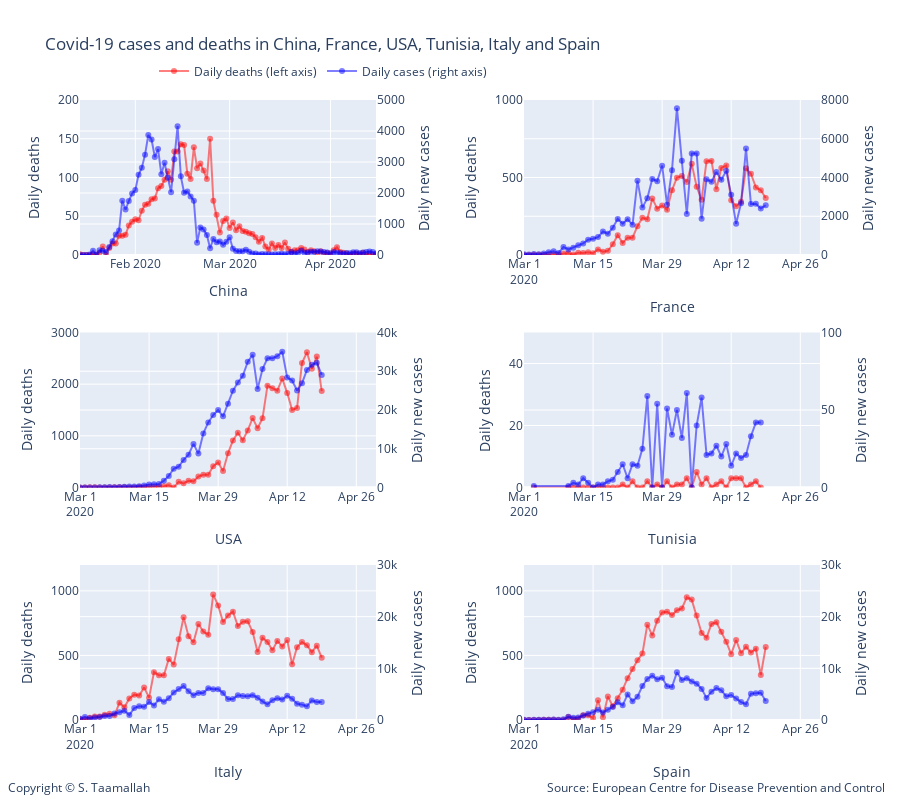

Notebook cell for this chart:
### Markdown cell above
<a id="four"></a>
# 4 - Cases and deaths in China, France, USA, Tunisia, Italy and Spain

### Code cell
#plotting number of cases and number of deaths for different countries
# all charts using same scale for ease of comparison
# number of death are on the left y-axis. 

# Add traces
trace1 = go.Scatter(
        x=df_china.index, 
        y=df_china['deaths'],
        mode='lines+markers',
        name='Daily deaths (left axis)',
        line_color='rgba(256, 0, 0, .5)',
)
trace2 = go.Scatter(
        x=df_china.index, 
        y=df_china['cases'],
        mode='lines+markers',
        name='Daily cases (right axis)',
        line_color='rgba(0, 0, 256, .5)',
        yaxis='y2'
)
trace3 = go.Scatter(
        x=df_france.index, 
        y=df_france['deaths'],
        mode='lines+markers',
        name='Daily deaths',
        showlegend=False,
        line_color='rgba(256, 0, 0, .5)',
        xaxis='x2',
        yaxis='y3'
)
trace4 = go.Scatter(
        x=df_france.index, 
        y=df_france['cases'],
        mode='lines+markers',
        name='Daily cases',
        line_color='rgba(0, 0, 256, .5)',
        xaxis='x2',
        yaxis='y4',
        showlegend=False,
)
trace5 = go.Scatter(
        x=df_usa.index, 
        y=df_usa['deaths'],
        mode='lines+markers',
        name='Daily deaths',
        line_color='rgba(256, 0, 0, .5)',
        xaxis='x3',
        yaxis='y5',
        showlegend=False,
)
trace6 = go.Scatter(
        x=df_usa.index, 
        y=df_usa['cases'],
        mode='lines+markers',
        name='Daily cases',
        line_color='rgba(0, 0, 256, .5)',
        xaxis='x3',
        yaxis='y6',
        showlegend=False,
)
trace7 = go.Scatter(
        x=df_tunisia.index, 
        y=df_tunisia['deaths'],
        mode='lines+markers',
        name='Daily deaths',
        line_color='rgba(256, 0, 0, .5)',
        xaxis='x4',
        yaxis='y7',
        showlegend=False,
)
trace8 = go.Scatter(
        x=df_tunisia.index, 
        y=df_tunisia['cases'],
        mode='lines+markers',
        name='Daily cases',
        line_color='rgba(0, 0, 256, .5)',
        xaxis='x4',
        yaxis='y8',
        showlegend=False,
)


trace9 = go.Scatter(
        x=df_italy.index, 
        y=df_italy['deaths'],
        mode='lines+markers',
        name='Daily deaths',
        line_color='rgba(256, 0, 0, .5)',
        xaxis='x5',
        yaxis='y9',
        showlegend=False,
)

trace10 = go.Scatter(
        x=df_italy.index, 
        y=df_italy['cases'],
        mode='lines+markers',
        name='Daily cases',
        line_color='rgba(0, 0, 256, .5)',
        xaxis='x5',
        yaxis='y10',
        showlegend=False,
)

trace11 = go.Scatter(
        x=df_spain.index, 
        y=df_spain['deaths'],
        mode='lines+markers',
        name='Daily deaths',
        line_color='rgba(256, 0, 0, .5)',
        xaxis='x6',
        yaxis='y11',
        showlegend=False,
)
trace12 = go.Scatter(
        x=df_spain.index, 
        y=df_spain['cases'],
        mode='lines+markers',
        name='Daily cases',
        line_color='rgba(0, 0, 256, .5)',
        xaxis='x6',
        yaxis='y12',
        showlegend=False,
)

data = [trace1, trace2, trace3, trace4, trace5, trace6, trace7, trace8, trace9, trace10, trace11, trace12]

layout = go.Layout(
    title='Covid-19 cases and deaths in China, France, USA, Tunisia, Italy and Spain',
    legend=dict(x=.1, y=1.07, orientation="h"), 
    width=900,
    height=800,
    
    annotations=[
        dict(
            x=1.09,
            y=-0.125,
            showarrow=False,
            text='Source: European Centre for Disease Prevention and Control',
            xref='paper',
            yref='paper'
        ),
        
        dict(
            x=-0.1,
            y=-0.125,
            showarrow=False,
            text='Copyright © S. Taamallah ',
            xref='paper',
            yref='paper'
        )
    ],
    
    # Top left
    xaxis=dict(
        title='China',
        domain=[0, 0.4],
        range=['2020-01-15', '2020-04-15'],
    ),
    yaxis=dict(
        title='Daily deaths',
        #type='log',
        range=[0,200],
        domain=[0.75, 1],
        anchor='x'
    ),
    yaxis2=dict(
        title = 'Daily new cases',
        #type='log',
        range=[0,5000],
        overlaying='y',
        side='right'
    ),
    

    # Top right
    xaxis2=dict(
        title='France',
        range=['2020-03-01', '2020-04-30'],
        domain=[0.6, 1.0],
        anchor='y3'
    ),
    yaxis3=dict(
        #type='log',
        title = 'Daily deaths',
        domain=[0.75, 1],
        anchor='x2',
        range=[0,1000],

    ),
    yaxis4=dict(
        title = 'Daily new cases',
        domain=[0.6, 1.0],
        overlaying='y3',
        range=[0,8000],
        side='right',
        anchor='x2'
    ),

    # middle left
    xaxis3=dict(
        title='USA',
        range=['2020-03-01', '2020-04-30'],
        domain=[0, 0.4],
        anchor='y5'
    ),
    yaxis5=dict(
        #type='log',
        title = 'Daily deaths',
        domain=[0.375, 0.625],
        range=[0,3000],
        anchor='x3'
    ),
    yaxis6=dict(
        title = 'Daily new cases',
        domain=[0.375, 0.625],
        overlaying='y5',
        range=[0,40000],
        side='right',
        anchor='x3'
    ),

    # middle right
    xaxis4=dict(
        title='Tunisia',
        range=['2020-03-01', '2020-04-30'],
        domain=[0.6, 1.0],
        anchor='y7'
    ),
    yaxis7=dict(
        #type='log',
        title = 'Daily deaths',
        domain=[0.375, 0.625],
        range=[0,50],
        anchor='x4'
    ),
    yaxis8=dict(
        title = 'Daily new cases',
        domain=[0.375, 0.625],
        overlaying='y7',
        range=[0,100],
        side='right',
        anchor='x4'
    ),
    
    # Bottom left
    xaxis5=dict(
        title='Italy',
        range=['2020-03-01', '2020-04-30'],
        domain=[0, 0.4],
        anchor='y9'
    ),
    yaxis9=dict(
        #type='log',
        title = 'Daily deaths',
        domain=[0, 0.25],
        range=[0,1200],
        anchor='x5'
    ),
    yaxis10=dict(
        title = 'Daily new cases',
        domain=[0, 0.25],
        overlaying='y9',
        range=[0,30000],
        side='right',
        anchor='x5'
    ),
    
    # Bottom bottom right
    xaxis6=dict(
        title='Spain',
        range=['2020-03-01', '2020-04-30'],
        domain=[0.6, 1.0],
        anchor='y11'
    ),
    yaxis11=dict(
        #type='log',
        title = 'Daily deaths',
        domain=[0, 0.25],
        range=[0,1200],
        anchor='x6'
    ),
    yaxis12=dict(
        title = 'Daily new cases',
        domain=[0, 0.25],
        overlaying='y11',
        range=[0,30000],
        side='right',
        anchor='x6'
    )
    
)

    
fig = go.Figure(data=data, layout=layout)


fig.show()


#py.plot(data, filename = 'basic-line', auto_open=True)
#py.plot(data, filename='privacy-public', sharing='public')

from plotly.offline import plot
plot(fig, filename="STaamallah_covid19_analysis_chart_4_20200419.html", auto_open = False)

#from IPython.display import HTML, display
#display(HTML('STaamallah_covid19_analysis_chart_4_20200403.html'), metadata=dict(isolated=False))
